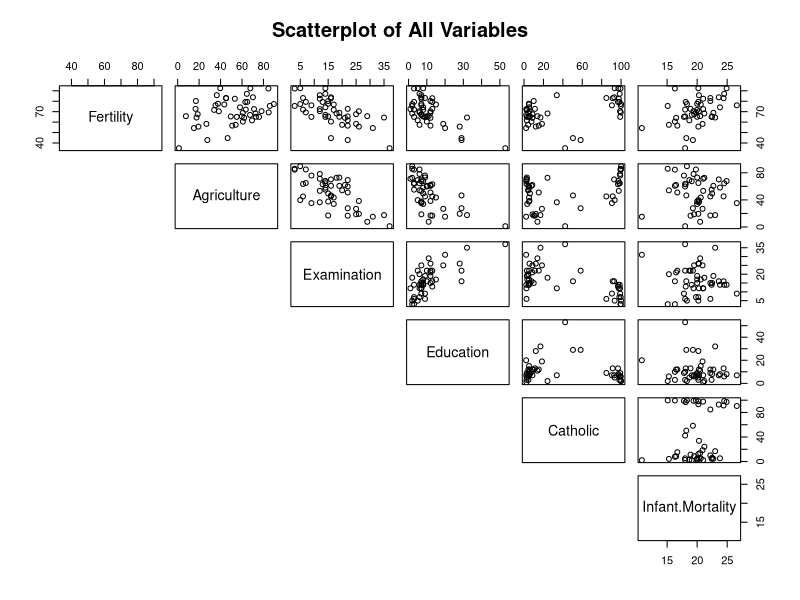

Reproduce this figure in R.
## ---- chunk 1
library(datasets)
data(swiss)
head(swiss)
?swiss
## ---- chunk 2
pairs(swiss, lower.panel = NULL, main="Scatterplot of All Variables")
## ---- chunk 3
fertilityMLR<-lm(swiss$Fertility~swiss$Agriculture+swiss$Examination+swiss$Education+swiss$Catholic+swiss$Infant.Mortality)

summary(fertilityMLR)
